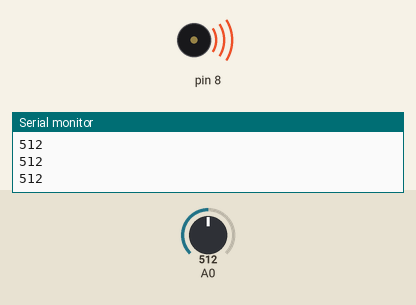
A sketch run on a simulated Arduino Uno, built with avr-gcc and run on an emulated ATmega328P. Shown: buzzer (waves = sounding), the last lines printed to the serial monitor. The test bench sets the inputs (shaded band); at power-on: A0 = 512.

Above: at 1.2 s.
1.3 s: A0 set to 482
At 2.4 s:
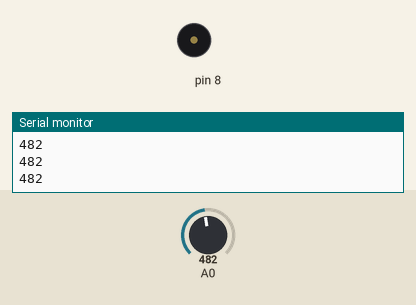
2.8 s: A0 set to 500
At 3.6 s:
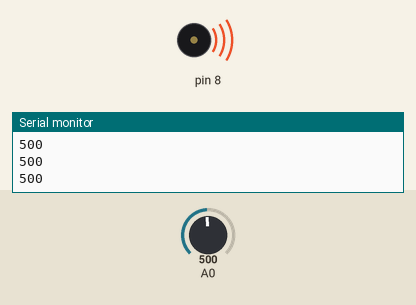
4.3 s: A0 set to 480
At 4.7 s:
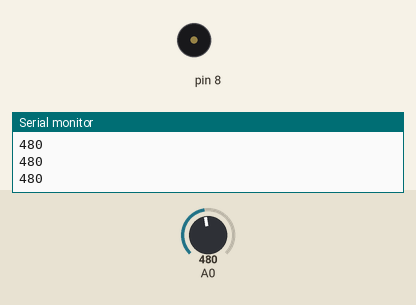
Timing chart, 0 to 7.3 s (numbered marks = the images above; inputs shaded):
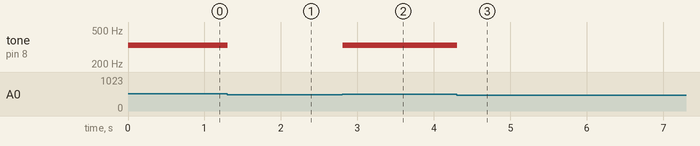

Measured:
- the behaviour switches between 490 and 489 on A0 (found by bisection; images 0 and 1)
- after the input at 1.3 s, tone on pin 8: 330 Hz → silent at once
- after the input at 2.8 s, tone on pin 8: silent → 330 Hz at once
- after the input at 4.3 s, tone on pin 8: 330 Hz → silent at once

The sketch:

project7_KeyboardInstrument.ino
```cpp
//int buttons[6];
//int buttons[0] = 2;
int notes[]={262, 294, 330, 349};


void setup() {
  // put your setup code here, to run once:
  Serial.begin(9600);


}

void loop() {
  // put your main code here, to run repeatedly:
  int keyval = analogRead(A0);
  Serial.println(keyval);
  if(keyval > 1020){
    tone(8, notes[0]);
  }
  else if(keyval >=950 && keyval <=1010){
    tone(8, notes[1]);
  }
  else if(keyval >=490 && keyval <=515){
    tone(8, notes[2]);
  }
  else if(keyval >=15 && keyval <=25){
    tone(8, notes[3]);
  }
  else{
    noTone(8);
  }
}
```
